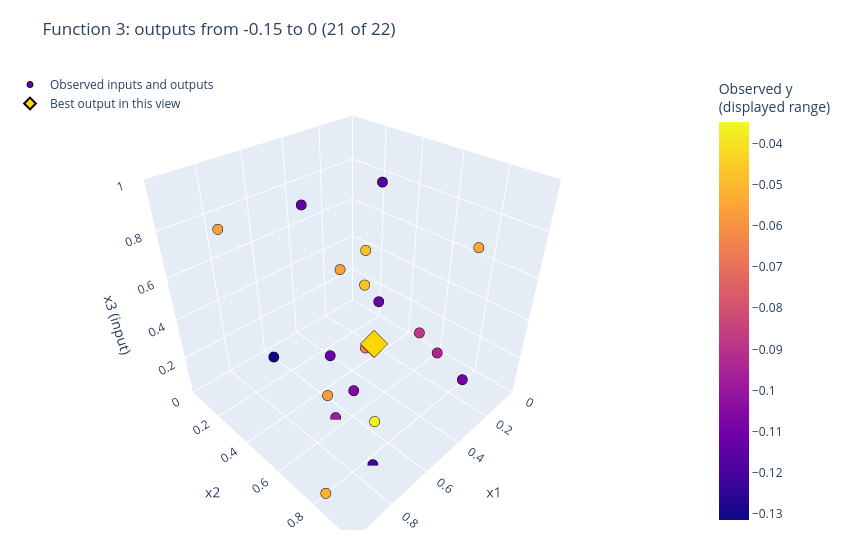

Notebook code cell kept with this figure:
### Code cell
# Filter this display only; calculations and observed ranks retain every observation.
cloud_zoom = plot_observed_input_cloud(
    review["inputs"].to_numpy(), review["outputs"].to_numpy(), output_limits=OUTPUT_ZOOM_LIMITS,
    title=f"Function {FUNCTION_NUMBER}: outputs from {OUTPUT_ZOOM_LIMITS[0]:g} to {OUTPUT_ZOOM_LIMITS[1]:g} ({outputs_in_zoom} of {len(review['data'])})",
    best_label="Best output in this view", **CLOUD_SETTINGS,
    save_to=FIGURES_DIR / "observed-input-cloud-zoom.html",
)
cloud_zoom.show(config={**PLOT_CONFIG, "responsive": CLOUD_SETTINGS["width"] is None})

### Figure 1 — Plotly figure (JSON) as saved in the notebook; plotly's stock layout.template omitted (floating-point values rounded to 4 significant figures)
{"data": [{"customdata": [-0.1121, -0.08796, -0.1114, -0.03484, -0.04801, -0.1106, -0.1139, -0.1315, -0.09419, -0.04695, -0.106, -0.118, -0.03638, -0.05676, -0.05643, -0.05128, -0.05421, -0.05664, -0.09837, -0.1214, -0.06587], "hovertemplate": "x1=%{x:.4f}<br>x2=%{y:.4f}<br>x3=%{z:.4f}<br>Observed y=%{customdata:.4f}<extra></extra>", "marker": {"cmax": -0.03484, "cmin": -0.1315, "color": [-0.1121, -0.08796, -0.1114, -0.03484, -0.04801, -0.1106, -0.1139, -0.1315, -0.09419, -0.04695, -0.106, -0.118, -0.03638, -0.05676, -0.05643, -0.05128, -0.05421, -0.05664, -0.09837, -0.1214, -0.06587], "colorbar": {"title": {"text": "Observed y<br>(displayed range)"}}, "colorscale": [[0.0, "#0d0887"], [0.1111, "#46039f"], [0.2222, "#7201a8"], [0.3333, "#9c179e"], [0.4444, "#bd3786"], [0.5556, "#d8576b"], [0.6667, "#ed7953"], [0.7778, "#fb9f3a"], [0.8889, "#fdca26"], [1.0, "#f0f921"]], "line": {"color": "black", "width": 1}, "size": 6}, "mode": "markers", "name": "Observed inputs and outputs", "type": "scatter3d", "x": [0.1715, 0.2421, 0.5349, 0.4926, 0.1346, 0.3455, 0.6455, 0.7469, 0.1705, 0.2205, 0.666, 0.04681, 0.6001, 0.966, 0.3351, 0.9545, 0.3523, 0.9038, 0.6585, 0.7212, 0.4952], "y": [0.3439, 0.6441, 0.3985, 0.6116, 0.2199, 0.9414, 0.3971, 0.2842, 0.697, 0.2978, 0.672, 0.2314, 0.7251, 0.8611, 0.2575, 0.8195, 0.9308, 0.2689, 0.5582, 0.831, 0.5686], "z": [0.2487, 0.2724, 0.1734, 0.3402, 0.4582, 0.2694, 0.9198, 0.2263, 0.1492, 0.3436, 0.2463, 0.7706, 0.06609, 0.5668, 0.4595, 0.04216, 0.8498, 0.8752, 0.006012, 0.001845, 0.2952]}, {"customdata": [-0.03484], "hovertemplate": "Best observed y=%{customdata:.4f}<extra></extra>", "marker": {"color": "gold", "line": {"color": "black", "width": 2}, "size": 9, "symbol": "diamond"}, "mode": "markers", "name": "Best output in this view", "type": "scatter3d", "x": [0.4926], "y": [0.6116], "z": [0.3402]}], "layout": {"autosize": false, "height": 560, "legend": {"x": 0, "y": 1}, "margin": {"b": 30, "l": 10, "r": 80, "t": 70}, "scene": {"aspectmode": "cube", "dragmode": "orbit", "xaxis": {"range": [0, 1], "title": {"text": "x1"}}, "yaxis": {"range": [0, 1], "title": {"text": "x2"}}, "zaxis": {"range": [0, 1], "title": {"text": "x3 (input)"}}}, "title": {"text": "Function 3: outputs from -0.15 to 0 (21 of 22)"}, "width": 850}}
